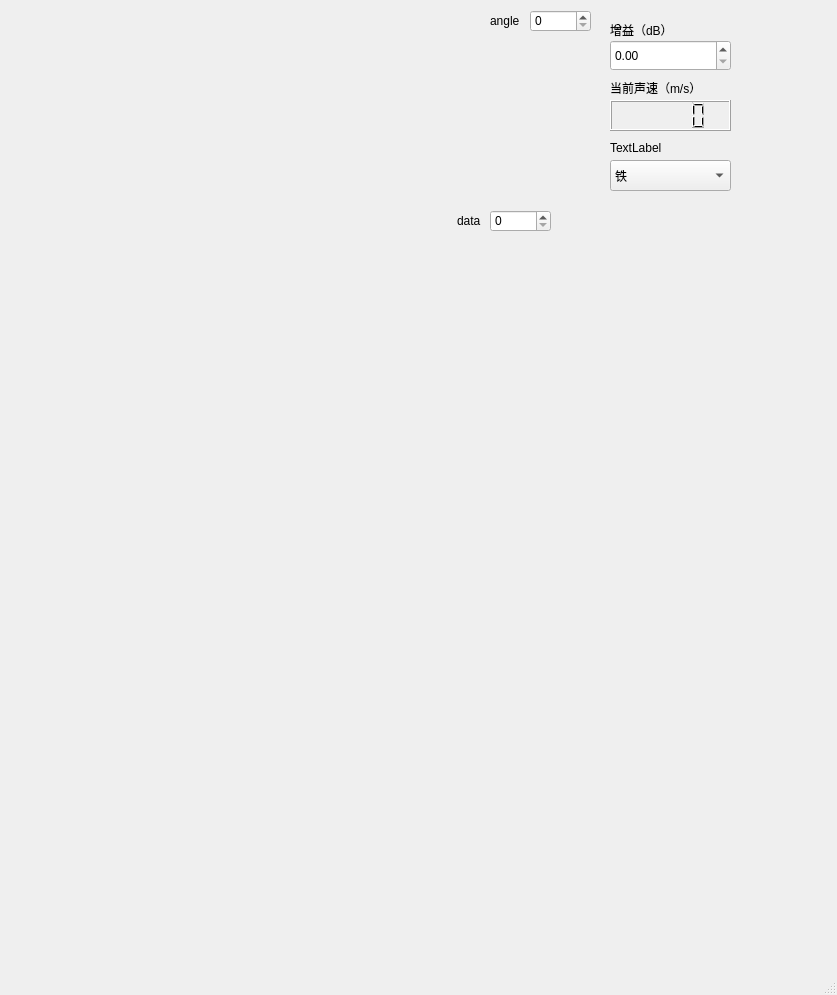
<?xml version="1.0" encoding="UTF-8"?>
<ui version="4.0">
 <class>MainWindow</class>
 <widget class="QMainWindow" name="MainWindow">
  <property name="geometry">
   <rect>
    <x>0</x>
    <y>0</y>
    <width>837</width>
    <height>995</height>
   </rect>
  </property>
  <property name="sizePolicy">
   <sizepolicy hsizetype="Expanding" vsizetype="Expanding">
    <horstretch>0</horstretch>
    <verstretch>0</verstretch>
   </sizepolicy>
  </property>
  <property name="windowTitle">
   <string>MainWindow</string>
  </property>
  <widget class="QWidget" name="centralWidget">
   <widget class="QCustomPlot" name="qCustomPlot" native="true">
    <property name="geometry">
     <rect>
      <x>10</x>
      <y>210</y>
      <width>801</width>
      <height>721</height>
     </rect>
    </property>
    <widget class="QSpinBox" name="data_spinBox">
     <property name="geometry">
      <rect>
       <x>480</x>
       <y>0</y>
       <width>61</width>
       <height>22</height>
      </rect>
     </property>
    </widget>
    <widget class="QLabel" name="label">
     <property name="geometry">
      <rect>
       <x>447</x>
       <y>5</y>
       <width>54</width>
       <height>12</height>
      </rect>
     </property>
     <property name="text">
      <string>data</string>
     </property>
    </widget>
   </widget>
   <widget class="QCustomPlot" name="qCustomPlot2" native="true">
    <property name="geometry">
     <rect>
      <x>10</x>
      <y>0</y>
      <width>591</width>
      <height>201</height>
     </rect>
    </property>
    <widget class="QSpinBox" name="angle_spinBox">
     <property name="geometry">
      <rect>
       <x>520</x>
       <y>10</y>
       <width>61</width>
       <height>22</height>
      </rect>
     </property>
    </widget>
    <widget class="QLabel" name="label1">
     <property name="geometry">
      <rect>
       <x>480</x>
       <y>10</y>
       <width>31</width>
       <height>21</height>
      </rect>
     </property>
     <property name="text">
      <string>angle</string>
     </property>
    </widget>
   </widget>
   <widget class="QDoubleSpinBox" name="gainnumber">
    <property name="geometry">
     <rect>
      <x>610</x>
      <y>40</y>
      <width>121</width>
      <height>31</height>
     </rect>
    </property>
   </widget>
   <widget class="QLabel" name="gainlabel">
    <property name="geometry">
     <rect>
      <x>610</x>
      <y>20</y>
      <width>81</width>
      <height>20</height>
     </rect>
    </property>
    <property name="text">
     <string>增益（dB）</string>
    </property>
   </widget>
   <widget class="QLCDNumber" name="vol">
    <property name="geometry">
     <rect>
      <x>610</x>
      <y>100</y>
      <width>121</width>
      <height>31</height>
     </rect>
    </property>
   </widget>
   <widget class="QLabel" name="vollabel">
    <property name="geometry">
     <rect>
      <x>610</x>
      <y>80</y>
      <width>91</width>
      <height>16</height>
     </rect>
    </property>
    <property name="text">
     <string>当前声速（m/s）</string>
    </property>
   </widget>
   <widget class="QComboBox" name="materialbox">
    <property name="geometry">
     <rect>
      <x>610</x>
      <y>160</y>
      <width>121</width>
      <height>31</height>
     </rect>
    </property>
    <property name="sizePolicy">
     <sizepolicy hsizetype="Preferred" vsizetype="Preferred">
      <horstretch>0</horstretch>
      <verstretch>0</verstretch>
     </sizepolicy>
    </property>
    <property name="currentText">
     <string>铁</string>
    </property>
    <item>
     <property name="text">
      <string>铁</string>
     </property>
    </item>
    <item>
     <property name="text">
      <string>铝</string>
     </property>
    </item>
    <item>
     <property name="text">
      <string>木</string>
     </property>
    </item>
   </widget>
   <widget class="QLabel" name="materials">
    <property name="geometry">
     <rect>
      <x>610</x>
      <y>140</y>
      <width>121</width>
      <height>16</height>
     </rect>
    </property>
    <property name="text">
     <string>TextLabel</string>
    </property>
   </widget>
  </widget>
  <widget class="QStatusBar" name="statusBar"/>
  <widget class="QMenuBar" name="menuBar">
   <property name="geometry">
    <rect>
     <x>0</x>
     <y>0</y>
     <width>837</width>
     <height>23</height>
    </rect>
   </property>
  </widget>
 </widget>
 <layoutdefault spacing="6" margin="11"/>
 <customwidgets>
  <customwidget>
   <class>QCustomPlot</class>
   <extends>QWidget</extends>
   <header>qcustomplot.h</header>
   <container>1</container>
  </customwidget>
 </customwidgets>
 <resources/>
 <connections/>
</ui>
